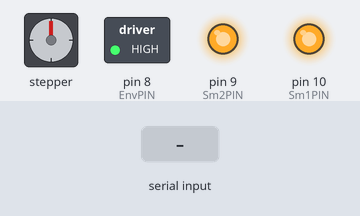
The sketch below on a simulated Arduino Uno, built with avr-gcc and run on an emulated ATmega328P. Parts: stepper motor, switched loads named in the sketch (green lamp = pin HIGH), output pins drawn as LEDs (lit = HIGH). Inputs (shaded band) come from the test bench. Stepper angles assume 200 steps per turn; pins used as bus, display or sensor lines are not drawn.

Above: at 4.2 s.
4.3 s: "90,45\n" received over Serial
At 5.1 s:
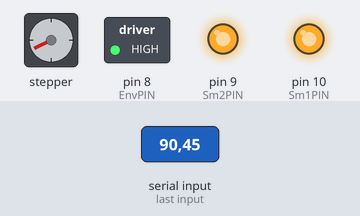
5.8 s: "30,150\n" received over Serial
At 7.1 s:
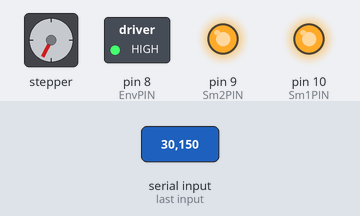
7.4 s: "90\n" received over Serial
At 8.5 s:
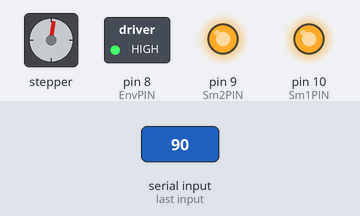
8.9 s: "200\n" received over Serial
At 10.2 s:
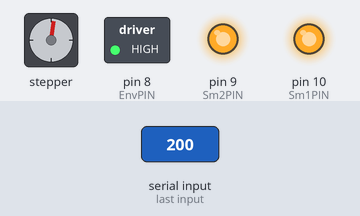
10.5 s: "30,150\n" received over Serial
At 11.8 s:
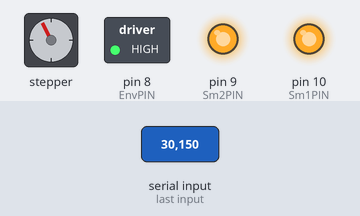
12.1 s: "5\n" received over Serial
At 13.0 s:
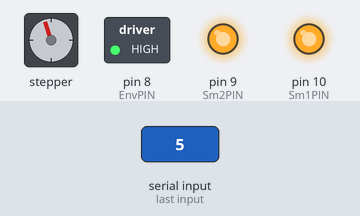
Timing chart, 0 to 14.6 s (numbered marks = the images above; inputs shaded):
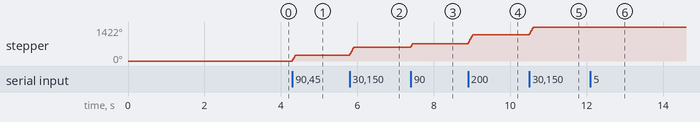

Measured:
- after the input at 4.3 s, stepper: turns 243° clockwise, starting at once
- after the input at 5.8 s, stepper: turns 324° clockwise, starting at once
- after the input at 7.4 s, stepper: turns 162° clockwise, starting at once
- after the input at 8.9 s, stepper: turns 360° clockwise in 0.12 s, starting at once
- after the input at 10.5 s, stepper: turns 324° clockwise, starting at once

The sketch:

SE-SM243_2.ino
```cpp
#include <Stepper.h>

const int stepsPerRevolution = 200; // 모터 스텝각이 1.8도 이므로 360/1.8=200입력
Stepper myStepper(stepsPerRevolution, 12, 11); // 모터의 Dir 핀과 Clk 핀 번호 입력

int DirPIN = 12; // 1번자리
int ClkPIN = 11; // 2번자리
int Sm1PIN = 10; // 5번자리
int Sm2PIN = 9;  // 6번자리
int EnvPIN = 8;  // 8번자리

int a = 0;        //  gen counter (회전수를 기록하는 카운터)
int revDw = 1;
int revUp = 2800;

void setup()
{
  pinMode(DirPIN, OUTPUT);
  pinMode(ClkPIN, OUTPUT);
  pinMode(Sm1PIN, OUTPUT);
  pinMode(Sm2PIN, OUTPUT);
  pinMode(EnvPIN, OUTPUT);

  /*
     Sm1  Sm2
     H      H  :Half Step
     H      L  :Quarter Step
     L      H  :Eighth Step
     L      L  :Sixteeth Step
  */
  digitalWrite(DirPIN, HIGH);
  digitalWrite(ClkPIN, LOW);
  digitalWrite(Sm1PIN, HIGH); // Set Micro stepping to 1/8
  digitalWrite(Sm2PIN, HIGH); // 스탭모드를 L H(1/8)로 설정
  digitalWrite(EnvPIN, HIGH); // 모터 구동부 Enable

  myStepper.setSpeed(480); // set the motor speed (for multiple steps only):
  Serial.begin(9600);
  delay(3000);
}

void loop()
{
  if (Serial.available())
  {
    int targetPosition = Serial.parseInt(); // 시리얼 입력 값을 읽어옴

    // 입력 값이 유효한 범위 내에 있는지 확인
    if (targetPosition >= 0 && targetPosition <= stepsPerRevolution * 8)
    {
      int currentPosition = 0;
      int stepsToMove = targetPosition - currentPosition;

      // 입력한 위치로 스텝모터를 이동
      myStepper.step(stepsToMove);
    }
    else
    {
      Serial.println("Invalid position input. Enter a value between 0 and 1600.");
    }
  }
}
```
